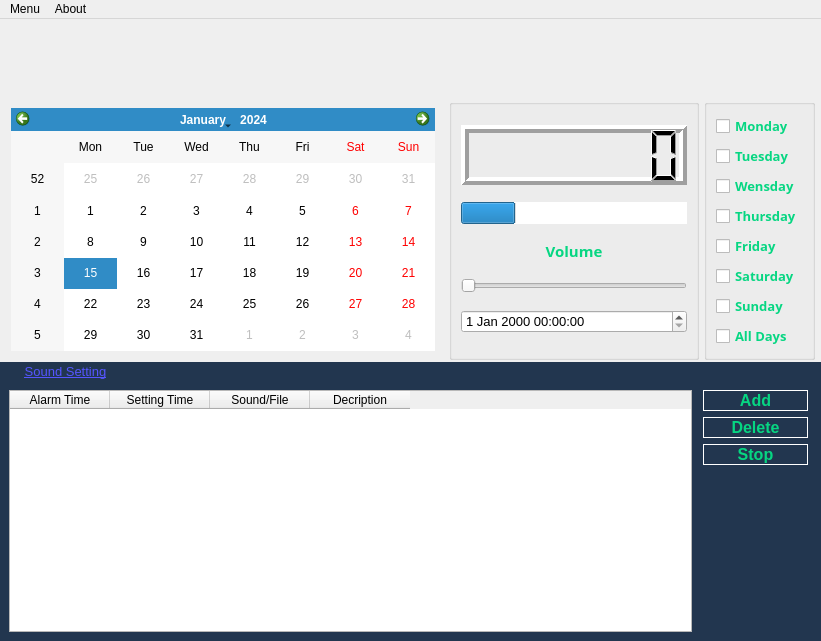
<?xml version="1.0" encoding="UTF-8"?>
<ui version="4.0">
 <class>MainWindow</class>
 <widget class="QMainWindow" name="MainWindow">
  <property name="geometry">
   <rect>
    <x>0</x>
    <y>0</y>
    <width>821</width>
    <height>641</height>
   </rect>
  </property>
  <property name="windowTitle">
   <string>MainWindow</string>
  </property>
  <property name="windowIcon">
   <iconset>
    <normaloff>:/resource/Icon.png</normaloff>:/resource/Icon.png</iconset>
  </property>
  <widget class="QWidget" name="centralwidget">
   <layout class="QVBoxLayout" name="verticalLayout">
    <property name="spacing">
     <number>0</number>
    </property>
    <property name="leftMargin">
     <number>0</number>
    </property>
    <property name="topMargin">
     <number>0</number>
    </property>
    <property name="rightMargin">
     <number>0</number>
    </property>
    <property name="bottomMargin">
     <number>0</number>
    </property>
    <item>
     <widget class="QWidget" name="widget_7" native="true">
      <property name="minimumSize">
       <size>
        <width>0</width>
        <height>70</height>
       </size>
      </property>
      <property name="styleSheet">
       <string notr="true">border-image: url(:/resource/logo.png);</string>
      </property>
     </widget>
    </item>
    <item>
     <widget class="QWidget" name="widget" native="true">
      <property name="styleSheet">
       <string notr="true"/>
      </property>
      <layout class="QHBoxLayout" name="horizontalLayout_2">
       <property name="spacing">
        <number>5</number>
       </property>
       <property name="leftMargin">
        <number>2</number>
       </property>
       <property name="topMargin">
        <number>10</number>
       </property>
       <property name="rightMargin">
        <number>6</number>
       </property>
       <property name="bottomMargin">
        <number>2</number>
       </property>
       <item>
        <widget class="QWidget" name="widget_3" native="true">
         <layout class="QVBoxLayout" name="verticalLayout_4">
          <item>
           <widget class="QCalendarWidget" name="calendarWidget">
            <property name="styleSheet">
             <string notr="true"/>
            </property>
           </widget>
          </item>
         </layout>
        </widget>
       </item>
       <item>
        <widget class="QGroupBox" name="groupBox_3">
         <property name="maximumSize">
          <size>
           <width>250</width>
           <height>16777215</height>
          </size>
         </property>
         <property name="styleSheet">
          <string notr="true">border-color: rgb(6, 214, 130);</string>
         </property>
         <property name="title">
          <string/>
         </property>
         <layout class="QGridLayout" name="gridLayout">
          <item row="1" column="0">
           <widget class="QProgressBar" name="timeCountProgress">
            <property name="value">
             <number>24</number>
            </property>
            <property name="textVisible">
             <bool>false</bool>
            </property>
           </widget>
          </item>
          <item row="2" column="0">
           <widget class="QLabel" name="label_3">
            <property name="maximumSize">
             <size>
              <width>16777215</width>
              <height>20</height>
             </size>
            </property>
            <property name="font">
             <font>
              <family>MS Gothic</family>
              <pointsize>11</pointsize>
              <weight>75</weight>
              <bold>true</bold>
             </font>
            </property>
            <property name="styleSheet">
             <string notr="true">color: rgb(6, 214, 130);</string>
            </property>
            <property name="text">
             <string>Volume</string>
            </property>
            <property name="alignment">
             <set>Qt::AlignCenter</set>
            </property>
           </widget>
          </item>
          <item row="4" column="0">
           <widget class="QDateTimeEdit" name="dateTimeEdit">
            <property name="font">
             <font>
              <pointsize>10</pointsize>
             </font>
            </property>
           </widget>
          </item>
          <item row="3" column="0">
           <widget class="QSlider" name="Volumeslider">
            <property name="orientation">
             <enum>Qt::Horizontal</enum>
            </property>
           </widget>
          </item>
          <item row="0" column="0">
           <widget class="QLCDNumber" name="timeLcd">
            <property name="maximumSize">
             <size>
              <width>16777215</width>
              <height>60</height>
             </size>
            </property>
            <property name="font">
             <font>
              <pointsize>8</pointsize>
              <kerning>true</kerning>
             </font>
            </property>
            <property name="frameShadow">
             <enum>QFrame::Raised</enum>
            </property>
            <property name="lineWidth">
             <number>4</number>
            </property>
            <property name="smallDecimalPoint">
             <bool>false</bool>
            </property>
            <property name="digitCount">
             <number>7</number>
            </property>
            <property name="mode">
             <enum>QLCDNumber::Oct</enum>
            </property>
           </widget>
          </item>
         </layout>
        </widget>
       </item>
       <item>
        <widget class="QGroupBox" name="groupBox_2">
         <property name="title">
          <string/>
         </property>
         <layout class="QGridLayout" name="gridLayout_3">
          <item row="0" column="0">
           <widget class="QCheckBox" name="checkMon">
            <property name="font">
             <font>
              <family>Sitka Text</family>
              <pointsize>10</pointsize>
              <weight>75</weight>
              <bold>true</bold>
             </font>
            </property>
            <property name="styleSheet">
             <string notr="true">color: rgb(6, 214, 130);</string>
            </property>
            <property name="text">
             <string>Monday</string>
            </property>
           </widget>
          </item>
          <item row="1" column="0">
           <widget class="QCheckBox" name="checkTuesday">
            <property name="font">
             <font>
              <family>Sitka Text</family>
              <pointsize>10</pointsize>
              <weight>75</weight>
              <bold>true</bold>
             </font>
            </property>
            <property name="styleSheet">
             <string notr="true">color: rgb(6, 214, 130);</string>
            </property>
            <property name="text">
             <string>Tuesday</string>
            </property>
           </widget>
          </item>
          <item row="2" column="0">
           <widget class="QCheckBox" name="checkWensday">
            <property name="font">
             <font>
              <family>Sitka Text</family>
              <pointsize>10</pointsize>
              <weight>75</weight>
              <bold>true</bold>
             </font>
            </property>
            <property name="styleSheet">
             <string notr="true">color: rgb(6, 214, 130);</string>
            </property>
            <property name="text">
             <string>Wensday</string>
            </property>
           </widget>
          </item>
          <item row="3" column="0">
           <widget class="QCheckBox" name="checkThursday">
            <property name="font">
             <font>
              <family>Sitka Text</family>
              <pointsize>10</pointsize>
              <weight>75</weight>
              <bold>true</bold>
             </font>
            </property>
            <property name="styleSheet">
             <string notr="true">color: rgb(6, 214, 130);</string>
            </property>
            <property name="text">
             <string>Thursday</string>
            </property>
           </widget>
          </item>
          <item row="4" column="0">
           <widget class="QCheckBox" name="checkFriday">
            <property name="font">
             <font>
              <family>Sitka Text</family>
              <pointsize>10</pointsize>
              <weight>75</weight>
              <bold>true</bold>
             </font>
            </property>
            <property name="styleSheet">
             <string notr="true">color: rgb(6, 214, 130);</string>
            </property>
            <property name="text">
             <string>Friday</string>
            </property>
           </widget>
          </item>
          <item row="5" column="0">
           <widget class="QCheckBox" name="checkSaturday">
            <property name="font">
             <font>
              <family>Sitka Text</family>
              <pointsize>10</pointsize>
              <weight>75</weight>
              <bold>true</bold>
             </font>
            </property>
            <property name="styleSheet">
             <string notr="true">color: rgb(6, 214, 130);</string>
            </property>
            <property name="text">
             <string>Saturday</string>
            </property>
           </widget>
          </item>
          <item row="6" column="0">
           <widget class="QCheckBox" name="checkSunday">
            <property name="font">
             <font>
              <family>Sitka Text</family>
              <pointsize>10</pointsize>
              <weight>75</weight>
              <bold>true</bold>
             </font>
            </property>
            <property name="styleSheet">
             <string notr="true">color: rgb(6, 214, 130);</string>
            </property>
            <property name="text">
             <string>Sunday</string>
            </property>
           </widget>
          </item>
          <item row="7" column="0">
           <widget class="QCheckBox" name="checkAll">
            <property name="font">
             <font>
              <family>Sitka Text</family>
              <pointsize>10</pointsize>
              <weight>75</weight>
              <bold>true</bold>
             </font>
            </property>
            <property name="styleSheet">
             <string notr="true">color: rgb(6, 214, 130);</string>
            </property>
            <property name="text">
             <string>All Days</string>
            </property>
           </widget>
          </item>
         </layout>
        </widget>
       </item>
      </layout>
     </widget>
    </item>
    <item>
     <widget class="QWidget" name="widget_4" native="true">
      <property name="maximumSize">
       <size>
        <width>16777215</width>
        <height>35</height>
       </size>
      </property>
      <property name="styleSheet">
       <string notr="true">background-color: rgb(34, 54, 79);</string>
      </property>
      <layout class="QHBoxLayout" name="horizontalLayout">
       <property name="topMargin">
        <number>2</number>
       </property>
       <property name="bottomMargin">
        <number>2</number>
       </property>
       <item>
        <widget class="QPushButton" name="pushButton_4">
         <property name="maximumSize">
          <size>
           <width>113</width>
           <height>16777215</height>
          </size>
         </property>
         <property name="font">
          <font>
           <pointsize>10</pointsize>
           <weight>50</weight>
           <bold>false</bold>
           <underline>true</underline>
          </font>
         </property>
         <property name="cursor">
          <cursorShape>PointingHandCursor</cursorShape>
         </property>
         <property name="styleSheet">
          <string notr="true">
background-color: rgb(34, 54, 79);
border:0px solid white;
color: rgb(85, 85, 255);
</string>
         </property>
         <property name="text">
          <string>Sound Setting</string>
         </property>
        </widget>
       </item>
       <item>
        <widget class="QLabel" name="label">
         <property name="font">
          <font>
           <pointsize>10</pointsize>
          </font>
         </property>
         <property name="styleSheet">
          <string notr="true">color: rgb(255, 255, 255);</string>
         </property>
         <property name="text">
          <string/>
         </property>
        </widget>
       </item>
      </layout>
     </widget>
    </item>
    <item>
     <widget class="QWidget" name="widget_2" native="true">
      <property name="styleSheet">
       <string notr="true">QWidget#widget_2{
background-color: rgb(34, 54, 79);}</string>
      </property>
      <layout class="QHBoxLayout" name="horizontalLayout_3">
       <property name="spacing">
        <number>0</number>
       </property>
       <property name="leftMargin">
        <number>0</number>
       </property>
       <property name="topMargin">
        <number>0</number>
       </property>
       <property name="rightMargin">
        <number>0</number>
       </property>
       <property name="bottomMargin">
        <number>0</number>
       </property>
       <item>
        <widget class="QWidget" name="widget_5" native="true">
         <layout class="QVBoxLayout" name="verticalLayout_3">
          <item>
           <widget class="QTableWidget" name="tableWidget">
            <property name="styleSheet">
             <string notr="true"/>
            </property>
            <column>
             <property name="text">
              <string>Alarm Time</string>
             </property>
            </column>
            <column>
             <property name="text">
              <string>Setting Time</string>
             </property>
            </column>
            <column>
             <property name="text">
              <string>Sound/File</string>
             </property>
            </column>
            <column>
             <property name="text">
              <string>Decription</string>
             </property>
            </column>
           </widget>
          </item>
         </layout>
        </widget>
       </item>
       <item>
        <widget class="QWidget" name="widget_6" native="true">
         <property name="minimumSize">
          <size>
           <width>120</width>
           <height>0</height>
          </size>
         </property>
         <property name="maximumSize">
          <size>
           <width>120</width>
           <height>16777215</height>
          </size>
         </property>
         <layout class="QVBoxLayout" name="verticalLayout_2">
          <property name="leftMargin">
           <number>2</number>
          </property>
          <property name="rightMargin">
           <number>13</number>
          </property>
          <item>
           <widget class="QPushButton" name="pushButton">
            <property name="font">
             <font>
              <pointsize>12</pointsize>
              <weight>75</weight>
              <bold>true</bold>
             </font>
            </property>
            <property name="cursor">
             <cursorShape>PointingHandCursor</cursorShape>
            </property>
            <property name="styleSheet">
             <string notr="true">background-color: rgb(34, 54, 79);
border:1px solid white;
color: rgb(6, 214, 130);</string>
            </property>
            <property name="text">
             <string>Add</string>
            </property>
           </widget>
          </item>
          <item>
           <widget class="QPushButton" name="pushButton_2">
            <property name="font">
             <font>
              <pointsize>12</pointsize>
              <weight>75</weight>
              <bold>true</bold>
             </font>
            </property>
            <property name="cursor">
             <cursorShape>PointingHandCursor</cursorShape>
            </property>
            <property name="styleSheet">
             <string notr="true">background-color: rgb(34, 54, 79);
border:1px solid white;
color: rgb(6, 214, 130);</string>
            </property>
            <property name="text">
             <string>Delete</string>
            </property>
           </widget>
          </item>
          <item>
           <widget class="QPushButton" name="pushButton_3">
            <property name="font">
             <font>
              <pointsize>12</pointsize>
              <weight>75</weight>
              <bold>true</bold>
             </font>
            </property>
            <property name="cursor">
             <cursorShape>PointingHandCursor</cursorShape>
            </property>
            <property name="styleSheet">
             <string notr="true">background-color: rgb(34, 54, 79);
border:1px solid white;
color: rgb(6, 214, 130);</string>
            </property>
            <property name="text">
             <string>Stop</string>
            </property>
           </widget>
          </item>
          <item>
           <spacer name="verticalSpacer">
            <property name="orientation">
             <enum>Qt::Vertical</enum>
            </property>
            <property name="sizeHint" stdset="0">
             <size>
              <width>20</width>
              <height>40</height>
             </size>
            </property>
           </spacer>
          </item>
         </layout>
        </widget>
       </item>
      </layout>
     </widget>
    </item>
   </layout>
  </widget>
  <widget class="QMenuBar" name="menubar">
   <property name="geometry">
    <rect>
     <x>0</x>
     <y>0</y>
     <width>821</width>
     <height>24</height>
    </rect>
   </property>
   <widget class="QMenu" name="menuMenu">
    <property name="title">
     <string>Menu</string>
    </property>
    <addaction name="actionexit"/>
   </widget>
   <widget class="QMenu" name="menuAbout">
    <property name="title">
     <string>About</string>
    </property>
   </widget>
   <addaction name="menuMenu"/>
   <addaction name="menuAbout"/>
  </widget>
  <action name="actionexit">
   <property name="text">
    <string>exit</string>
   </property>
  </action>
 </widget>
 <resources/>
 <connections/>
</ui>
